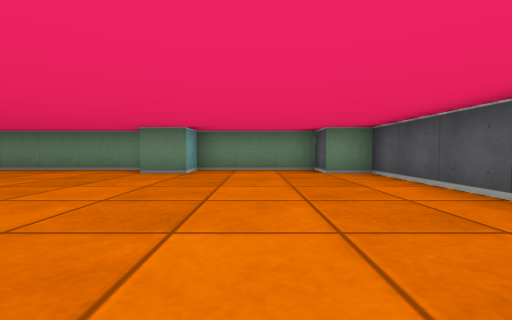
View 1 (above)

12 first-person views from a walk through a cub3D level. The camera is about half as high as the walls, tilts 2° down and sees 90° across. The floor is counted in squares. Each view is taken from the middle of a square. On the plan, view 1 faces up. The plan holds only what a view shows up to about 9 squares ahead; the rest is blank.

View 2
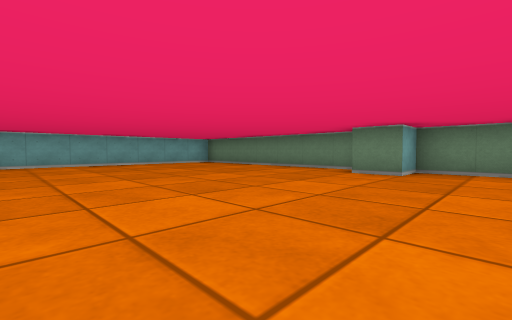

View 3
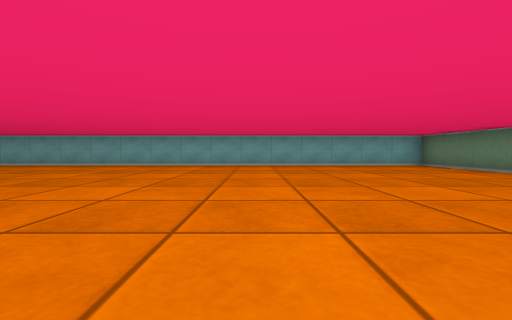

View 4
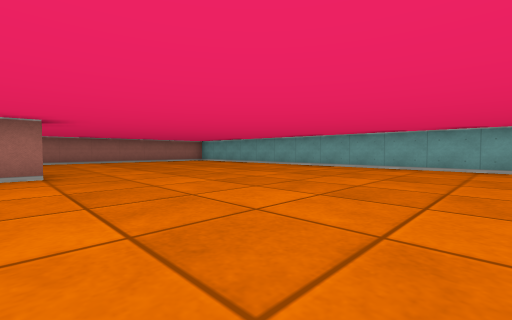

View 5
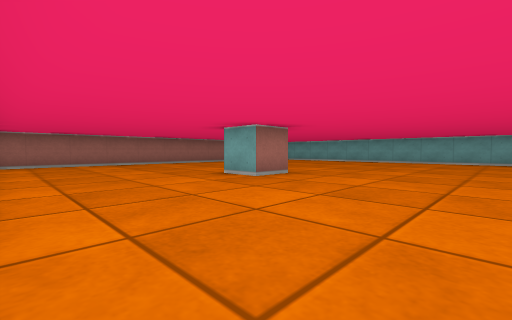

View 6
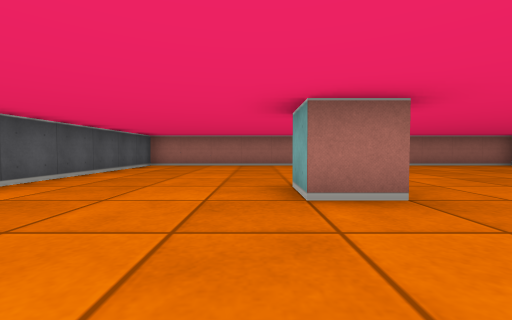

View 7
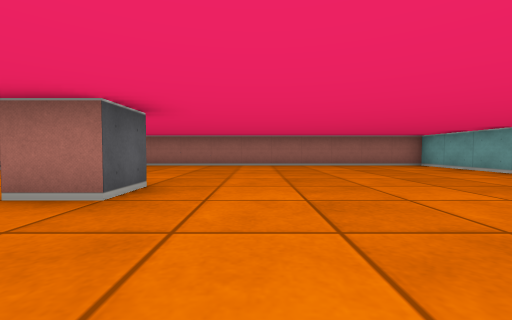

View 8
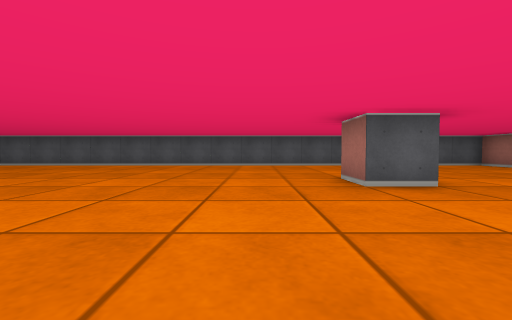

View 9
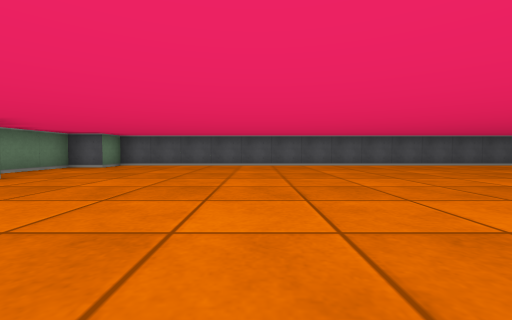

View 10
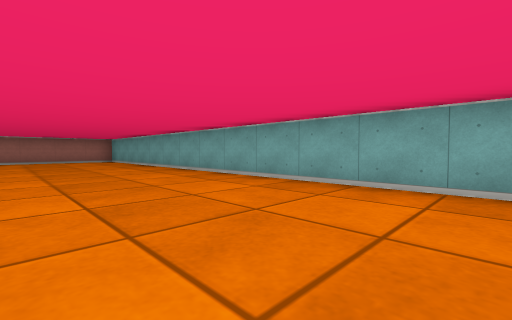

View 11
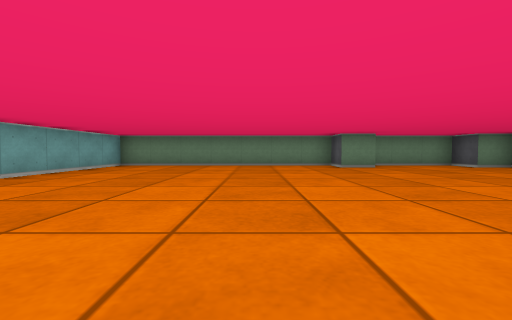

View 12
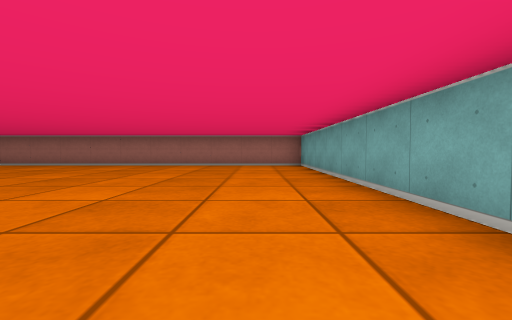

### Floor plan
Points are (right, up) in squares from view 1. A wall is a line through its corners. A room is listed if a view was taken in it or the views show most of it. See-through windows are left out.
Room 1 (views 1, 2, 3, 4, 5, 6, 7, 8, 9, 10, 11, 12)
walls: (-2.5, -7.6) (-2.5, -6.5) (-1.5, -6.5) (-1.5, -7.5); (-2.5, 5.5) (-2.5, 6.5) (-9.5, 6.5) (-9.5, -12.5) (2.5, -12.5) (2.5, 5.5) (1.5, 5.5) (1.5, 6.5) (-1.5, 6.5) (-1.5, 5.5) (-2.5, 5.5)

Where each view was taken, in squares from view 1:
view 1: 0 up, 0 right, facing up
view 2: 0 up, 0 right, facing up-left
view 3: 1 up, 1 left, facing left
view 4: 1 down, 2 left, facing down-left
view 5: 3 down, 2 right, facing down-left
view 6: 4 down, 1 left, facing down
view 7: 4 down, 4 left, facing down
view 8: 5 down, 6 left, facing right
view 9: 1 up, 6 left, facing right
view 10: 0 up, 6 left, facing down-left
view 11: 2 down, 5 left, facing up
view 12: 4 down, 8 left, facing down
